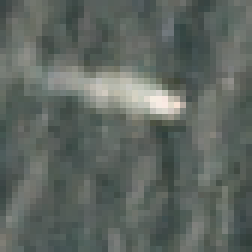
#> input picture sample/input/vessel/vessel_000.tif, 42 x 42 px (shown 6 times larger); its folder holds only this picture in this run
$ python otsuFilter.py
#> lines starting #> are read from the running program, lines starting #| are printed output that depends on the picture; after the words box and inside, x2 and y2 are one past the last pixel; in counts of white or black regions, pixels touching at a corner belong together
"""
@purpose: Feature extraction from Geotiff images
@author: Kemeng Liu
@contact: kemeng.liu@stud-mail.uni-wuerzburg.de
"""


import os
from glob import glob
import cv2


def ostuFilter(inpath, outpath):
    """Extract features using Ostu-filter of CV2 module.


    Parameters
    ----------
    inpath : string
        The path to the directory containing all input Geotiff files.
    outpath : string
        The path to the directory where the output files should be located.


    Returns
    -------
    A printed message indicating the location of the output files.
    """


    # List all images
    tiles = glob(os.path.join(inpath, '*'))

    for i in range(len(tiles)):

        # Read the fist band of image
        img = cv2.imread(tiles[i],0)
#> img: shape (42, 42); min 58, max 238, mean 99.9

        # Otsu's thresholding after Gaussian filtering
        blur = cv2.GaussianBlur(img,(5,5),0)
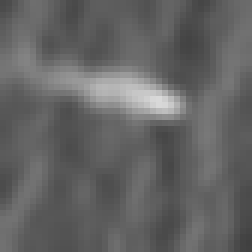
#> blur: shape (42, 42) (shown 6 times larger); min 64, max 217, mean 100
        ret3,th3 = cv2.threshold(blur,0,255,cv2.THRESH_BINARY+cv2.THRESH_OTSU)
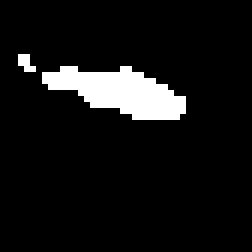
#> th3: shape (42, 42) (shown 6 times larger); 7.7% white; 2 white regions (1 under 20 px), largest, box (x1, y1, x2, y2) and area: (7, 11, 31, 20) 129
#> ret3 = 127

        # Write
        new_name = tiles[i].split(".")[0].split("\\")[-1]+"_ostu"+".tif"
        output = os.path.join(outpath, new_name)
        cv2.imwrite(output, th3)

    return print("The output files are located at ", outpath)


path_input = "C:/EAGLE/trace_gfz/tile_analysis/sample/input/vessel"
path_output = "C:/EAGLE/trace_gfz/tile_analysis/sample/output/otsuFilter/vessel"

ostuFilter(inpath = path_input, outpath = path_output)

$ run again, on sample/input/vessel/vessel_005.tif
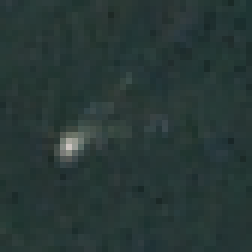
#> input picture sample/input/vessel/vessel_005.tif, 42 x 42 px (shown 6 times larger)
#> in ostuFilter, `ret3,th3 = cv2.threshold(blur,0,255,cv2.THRESH_BINARY+cv2.THRESH_OTSU)`:
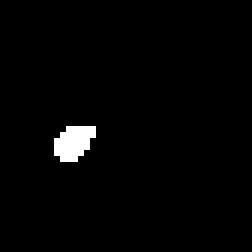
#> th3: shape (42, 42) (shown 6 times larger); 1.8% white; 1 white region, box (x1, y1, x2, y2) and area: (9, 21, 16, 27) 31
#> ret3 = 71

$ run again, on sample/input/vessel/vessel_006.tif
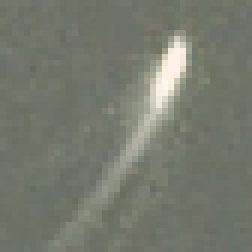
#> input picture sample/input/vessel/vessel_006.tif, 42 x 42 px (shown 6 times larger)
#> in ostuFilter, `blur = cv2.GaussianBlur(img,(5,5),0)`:
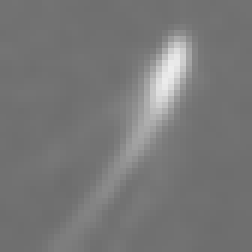
#> blur: shape (42, 42) (shown 6 times larger); min 109, max 237, mean 119.6
#> in ostuFilter, `ret3,th3 = cv2.threshold(blur,0,255,cv2.THRESH_BINARY+cv2.THRESH_OTSU)`:
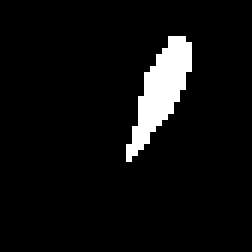
#> th3: shape (42, 42) (shown 6 times larger); 5.8% white; 1 white region, box (x1, y1, x2, y2) and area: (21, 6, 32, 27) 102
#> ret3 = 149

$ run again, on sample/input/vessel/vessel_001.tif
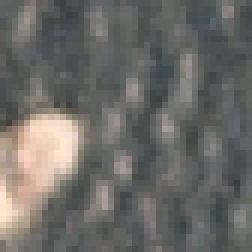
#> input picture sample/input/vessel/vessel_001.tif, 42 x 42 px (shown 6 times larger)
#> in ostuFilter, `img = cv2.imread(tiles[i],0)`:
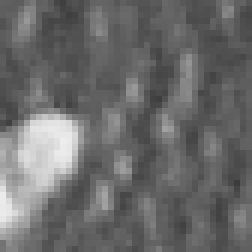
#> img: shape (42, 42) (shown 6 times larger); min 60, max 237, mean 106.9
#> in ostuFilter, `ret3,th3 = cv2.threshold(blur,0,255,cv2.THRESH_BINARY+cv2.THRESH_OTSU)`:
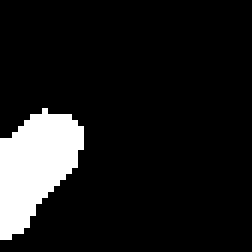
#> th3: shape (42, 42) (shown 6 times larger); 10.9% white; 1 white region, box (x1, y1, x2, y2) and area: (0, 18, 14, 40) 192
#> ret3 = 142
